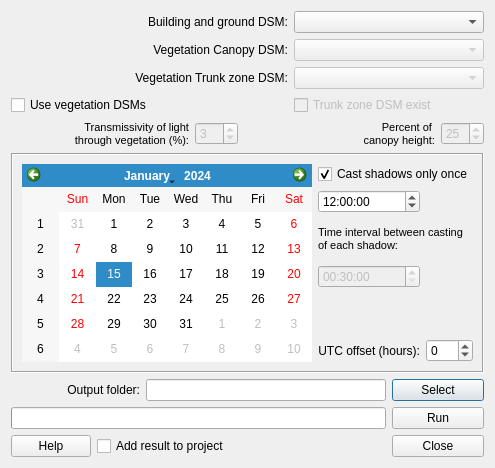
<?xml version="1.0" encoding="UTF-8"?>
<ui version="4.0">
 <class>ShadowGeneratorDialogBase</class>
 <widget class="QDialog" name="ShadowGeneratorDialogBase">
  <property name="enabled">
   <bool>true</bool>
  </property>
  <property name="geometry">
   <rect>
    <x>0</x>
    <y>0</y>
    <width>495</width>
    <height>468</height>
   </rect>
  </property>
  <property name="windowTitle">
   <string>Shadow Generator</string>
  </property>
  <property name="whatsThis">
   <string/>
  </property>
  <layout class="QGridLayout" name="gridLayout_2">
   <item row="0" column="0" colspan="5">
    <widget class="QLabel" name="label">
     <property name="text">
      <string>Building and ground DSM:</string>
     </property>
     <property name="alignment">
      <set>Qt::AlignRight|Qt::AlignTrailing|Qt::AlignVCenter</set>
     </property>
    </widget>
   </item>
   <item row="0" column="5" colspan="4">
    <widget class="QComboBox" name="comboBox_dsm">
     <property name="enabled">
      <bool>true</bool>
     </property>
     <property name="toolTip">
      <string>A raster Digital surface Model consisting of ground and building heights</string>
     </property>
     <property name="whatsThis">
      <string>A raster Digital surface Model consisting of ground and building heights</string>
     </property>
    </widget>
   </item>
   <item row="1" column="0" colspan="5">
    <widget class="QLabel" name="label_2">
     <property name="text">
      <string>Vegetation Canopy DSM:</string>
     </property>
     <property name="alignment">
      <set>Qt::AlignRight|Qt::AlignTrailing|Qt::AlignVCenter</set>
     </property>
    </widget>
   </item>
   <item row="1" column="5" colspan="4">
    <widget class="QComboBox" name="comboBox_vegdsm">
     <property name="enabled">
      <bool>false</bool>
     </property>
     <property name="toolTip">
      <string>A raster grid consisting of heights of vegetation above ground. Should have same spatial extent and resolution as Building and Ground DSM</string>
     </property>
    </widget>
   </item>
   <item row="2" column="0" colspan="5">
    <widget class="QLabel" name="label_3">
     <property name="text">
      <string>Vegetation Trunk zone DSM:</string>
     </property>
     <property name="alignment">
      <set>Qt::AlignRight|Qt::AlignTrailing|Qt::AlignVCenter</set>
     </property>
    </widget>
   </item>
   <item row="2" column="5" colspan="4">
    <widget class="QComboBox" name="comboBox_vegdsm2">
     <property name="enabled">
      <bool>false</bool>
     </property>
     <property name="toolTip">
      <string>A raster grid consisting of heights of trunk zone (bottom of canopy) above ground. Should have same spatial extent and resolution as Building and Ground DSM</string>
     </property>
    </widget>
   </item>
   <item row="3" column="0" colspan="4">
    <widget class="QCheckBox" name="checkBoxUseVeg">
     <property name="enabled">
      <bool>true</bool>
     </property>
     <property name="text">
      <string>Use vegetation DSMs</string>
     </property>
    </widget>
   </item>
   <item row="4" column="0" colspan="3">
    <widget class="QLabel" name="label_8">
     <property name="text">
      <string>&lt;!DOCTYPE HTML PUBLIC &quot;-//W3C//DTD HTML 4.0//EN&quot; &quot;http://www.w3.org/TR/REC-html40/strict.dtd&quot;&gt;
&lt;html&gt;&lt;head&gt;&lt;meta name=&quot;qrichtext&quot; content=&quot;1&quot; /&gt;&lt;style type=&quot;text/css&quot;&gt;
p, li { white-space: pre-wrap; }
&lt;/style&gt;&lt;/head&gt;&lt;body style=&quot; font-family:'MS Shell Dlg 2'; font-size:8.25pt; font-weight:400; font-style:normal;&quot;&gt;
&lt;p style=&quot; margin-top:0px; margin-bottom:0px; margin-left:0px; margin-right:0px; -qt-block-indent:0; text-indent:0px;&quot;&gt;&lt;span style=&quot; font-size:8pt;&quot;&gt;Transmissivity of light&lt;/span&gt;&lt;/p&gt;
&lt;p style=&quot; margin-top:0px; margin-bottom:0px; margin-left:0px; margin-right:0px; -qt-block-indent:0; text-indent:0px;&quot;&gt;&lt;span style=&quot; font-size:8pt;&quot;&gt;through vegetation (%):&lt;/span&gt;&lt;/p&gt;&lt;/body&gt;&lt;/html&gt;</string>
     </property>
     <property name="alignment">
      <set>Qt::AlignRight|Qt::AlignTrailing|Qt::AlignVCenter</set>
     </property>
    </widget>
   </item>
   <item row="4" column="6" colspan="2">
    <widget class="QLabel" name="label_5">
     <property name="text">
      <string>&lt;!DOCTYPE HTML PUBLIC &quot;-//W3C//DTD HTML 4.0//EN&quot; &quot;http://www.w3.org/TR/REC-html40/strict.dtd&quot;&gt;
&lt;html&gt;&lt;head&gt;&lt;meta name=&quot;qrichtext&quot; content=&quot;1&quot; /&gt;&lt;style type=&quot;text/css&quot;&gt;
p, li { white-space: pre-wrap; }
&lt;/style&gt;&lt;/head&gt;&lt;body style=&quot; font-family:'MS Shell Dlg 2'; font-size:8.25pt; font-weight:400; font-style:normal;&quot;&gt;
&lt;p style=&quot; margin-top:0px; margin-bottom:0px; margin-left:0px; margin-right:0px; -qt-block-indent:0; text-indent:0px;&quot;&gt;&lt;span style=&quot; font-size:8pt;&quot;&gt;Percent of &lt;/span&gt;&lt;/p&gt;
&lt;p style=&quot; margin-top:0px; margin-bottom:0px; margin-left:0px; margin-right:0px; -qt-block-indent:0; text-indent:0px;&quot;&gt;&lt;span style=&quot; font-size:8pt;&quot;&gt;canopy height:&lt;/span&gt;&lt;/p&gt;&lt;/body&gt;&lt;/html&gt;</string>
     </property>
     <property name="alignment">
      <set>Qt::AlignRight|Qt::AlignTrailing|Qt::AlignVCenter</set>
     </property>
    </widget>
   </item>
   <item row="4" column="8">
    <widget class="QSpinBox" name="spinBoxTrunkHeight">
     <property name="enabled">
      <bool>false</bool>
     </property>
     <property name="value">
      <number>25</number>
     </property>
    </widget>
   </item>
   <item row="5" column="0" colspan="9">
    <widget class="QFrame" name="frame">
     <property name="frameShape">
      <enum>QFrame::Box</enum>
     </property>
     <property name="frameShadow">
      <enum>QFrame::Sunken</enum>
     </property>
     <layout class="QGridLayout" name="gridLayout">
      <item row="1" column="1">
       <widget class="QTimeEdit" name="timeEdit">
        <property name="enabled">
         <bool>true</bool>
        </property>
        <property name="time">
         <time>
          <hour>12</hour>
          <minute>0</minute>
          <second>0</second>
         </time>
        </property>
        <property name="displayFormat">
         <string>HH:mm:ss</string>
        </property>
       </widget>
      </item>
      <item row="0" column="1" colspan="2">
       <widget class="QCheckBox" name="shadowCheckBox">
        <property name="text">
         <string>Cast shadows only once</string>
        </property>
        <property name="checked">
         <bool>true</bool>
        </property>
       </widget>
      </item>
      <item row="5" column="1">
       <widget class="QLabel" name="label_7">
        <property name="text">
         <string>UTC offset (hours):</string>
        </property>
        <property name="alignment">
         <set>Qt::AlignRight|Qt::AlignTrailing|Qt::AlignVCenter</set>
        </property>
       </widget>
      </item>
      <item row="5" column="2">
       <widget class="QSpinBox" name="spinBoxUTC">
        <property name="enabled">
         <bool>true</bool>
        </property>
        <property name="toolTip">
         <string>Negative values for time zones west of UTC and vise versa (e.g. CET = 1)</string>
        </property>
        <property name="minimum">
         <number>-12</number>
        </property>
        <property name="maximum">
         <number>12</number>
        </property>
        <property name="value">
         <number>0</number>
        </property>
       </widget>
      </item>
      <item row="2" column="1" colspan="2">
       <widget class="QLabel" name="label_6">
        <property name="text">
         <string>&lt;!DOCTYPE HTML PUBLIC &quot;-//W3C//DTD HTML 4.0//EN&quot; &quot;http://www.w3.org/TR/REC-html40/strict.dtd&quot;&gt;
&lt;html&gt;&lt;head&gt;&lt;meta name=&quot;qrichtext&quot; content=&quot;1&quot; /&gt;&lt;style type=&quot;text/css&quot;&gt;
p, li { white-space: pre-wrap; }
&lt;/style&gt;&lt;/head&gt;&lt;body style=&quot; font-family:'MS Shell Dlg 2'; font-size:8pt; font-weight:400; font-style:normal;&quot;&gt;
&lt;p style=&quot; margin-top:0px; margin-bottom:0px; margin-left:0px; margin-right:0px; -qt-block-indent:0; text-indent:0px;&quot;&gt;Time interval between casting &lt;/p&gt;
&lt;p style=&quot; margin-top:0px; margin-bottom:0px; margin-left:0px; margin-right:0px; -qt-block-indent:0; text-indent:0px;&quot;&gt;of each shadow:&lt;/p&gt;&lt;/body&gt;&lt;/html&gt;</string>
        </property>
        <property name="wordWrap">
         <bool>true</bool>
        </property>
       </widget>
      </item>
      <item row="0" column="0" rowspan="6">
       <widget class="QCalendarWidget" name="calendarWidget">
        <property name="locale">
         <locale language="English" country="UnitedStates"/>
        </property>
       </widget>
      </item>
      <item row="3" column="1">
       <widget class="QTimeEdit" name="intervalTimeEdit">
        <property name="enabled">
         <bool>false</bool>
        </property>
        <property name="time">
         <time>
          <hour>0</hour>
          <minute>30</minute>
          <second>0</second>
         </time>
        </property>
        <property name="displayFormat">
         <string>HH:mm:ss</string>
        </property>
       </widget>
      </item>
     </layout>
    </widget>
   </item>
   <item row="6" column="0" colspan="2">
    <widget class="QLabel" name="label_4">
     <property name="text">
      <string>Output folder:</string>
     </property>
     <property name="alignment">
      <set>Qt::AlignRight|Qt::AlignTrailing|Qt::AlignVCenter</set>
     </property>
    </widget>
   </item>
   <item row="6" column="2" colspan="5">
    <widget class="QLineEdit" name="textOutput"/>
   </item>
   <item row="6" column="7" colspan="2">
    <widget class="QPushButton" name="pushButtonSave">
     <property name="text">
      <string>Select</string>
     </property>
    </widget>
   </item>
   <item row="7" column="0" colspan="7">
    <widget class="QProgressBar" name="progressBar">
     <property name="value">
      <number>0</number>
     </property>
     <property name="textVisible">
      <bool>false</bool>
     </property>
    </widget>
   </item>
   <item row="7" column="7" colspan="2">
    <widget class="QPushButton" name="runButton">
     <property name="cursor">
      <cursorShape>ArrowCursor</cursorShape>
     </property>
     <property name="text">
      <string>Run</string>
     </property>
    </widget>
   </item>
   <item row="8" column="0">
    <widget class="QPushButton" name="pushButtonHelp">
     <property name="text">
      <string>Help</string>
     </property>
    </widget>
   </item>
   <item row="8" column="1" colspan="6">
    <widget class="QCheckBox" name="checkBoxIntoCanvas">
     <property name="enabled">
      <bool>true</bool>
     </property>
     <property name="text">
      <string>Add result to project</string>
     </property>
    </widget>
   </item>
   <item row="8" column="7" colspan="2">
    <widget class="QPushButton" name="pushButton">
     <property name="text">
      <string>Close</string>
     </property>
    </widget>
   </item>
   <item row="3" column="5" colspan="4">
    <widget class="QCheckBox" name="checkBoxTrunkExist">
     <property name="enabled">
      <bool>false</bool>
     </property>
     <property name="text">
      <string>Trunk zone DSM exist</string>
     </property>
    </widget>
   </item>
   <item row="4" column="3">
    <widget class="QSpinBox" name="spinBoxTrans">
     <property name="enabled">
      <bool>false</bool>
     </property>
     <property name="value">
      <number>3</number>
     </property>
    </widget>
   </item>
  </layout>
 </widget>
 <resources/>
 <connections>
  <connection>
   <sender>checkBoxUseVeg</sender>
   <signal>toggled(bool)</signal>
   <receiver>comboBox_vegdsm</receiver>
   <slot>setEnabled(bool)</slot>
   <hints>
    <hint type="sourcelabel">
     <x>48</x>
     <y>104</y>
    </hint>
    <hint type="destinationlabel">
     <x>472</x>
     <y>54</y>
    </hint>
   </hints>
  </connection>
  <connection>
   <sender>checkBoxTrunkExist</sender>
   <signal>toggled(bool)</signal>
   <receiver>comboBox_vegdsm2</receiver>
   <slot>setEnabled(bool)</slot>
   <hints>
    <hint type="sourcelabel">
     <x>485</x>
     <y>104</y>
    </hint>
    <hint type="destinationlabel">
     <x>485</x>
     <y>80</y>
    </hint>
   </hints>
  </connection>
  <connection>
   <sender>checkBoxUseVeg</sender>
   <signal>toggled(bool)</signal>
   <receiver>checkBoxTrunkExist</receiver>
   <slot>setEnabled(bool)</slot>
   <hints>
    <hint type="sourcelabel">
     <x>144</x>
     <y>104</y>
    </hint>
    <hint type="destinationlabel">
     <x>485</x>
     <y>104</y>
    </hint>
   </hints>
  </connection>
  <connection>
   <sender>checkBoxUseVeg</sender>
   <signal>toggled(bool)</signal>
   <receiver>spinBoxTrunkHeight</receiver>
   <slot>setEnabled(bool)</slot>
   <hints>
    <hint type="sourcelabel">
     <x>78</x>
     <y>104</y>
    </hint>
    <hint type="destinationlabel">
     <x>485</x>
     <y>133</y>
    </hint>
   </hints>
  </connection>
  <connection>
   <sender>checkBoxTrunkExist</sender>
   <signal>toggled(bool)</signal>
   <receiver>spinBoxTrunkHeight</receiver>
   <slot>setDisabled(bool)</slot>
   <hints>
    <hint type="sourcelabel">
     <x>485</x>
     <y>104</y>
    </hint>
    <hint type="destinationlabel">
     <x>485</x>
     <y>133</y>
    </hint>
   </hints>
  </connection>
  <connection>
   <sender>pushButton</sender>
   <signal>clicked()</signal>
   <receiver>ShadowGeneratorDialogBase</receiver>
   <slot>accept()</slot>
   <hints>
    <hint type="sourcelabel">
     <x>485</x>
     <y>458</y>
    </hint>
    <hint type="destinationlabel">
     <x>345</x>
     <y>331</y>
    </hint>
   </hints>
  </connection>
  <connection>
   <sender>shadowCheckBox</sender>
   <signal>toggled(bool)</signal>
   <receiver>intervalTimeEdit</receiver>
   <slot>setDisabled(bool)</slot>
   <hints>
    <hint type="sourcelabel">
     <x>475</x>
     <y>170</y>
    </hint>
    <hint type="destinationlabel">
     <x>423</x>
     <y>329</y>
    </hint>
   </hints>
  </connection>
  <connection>
   <sender>checkBoxUseVeg</sender>
   <signal>toggled(bool)</signal>
   <receiver>spinBoxTrans</receiver>
   <slot>setEnabled(bool)</slot>
   <hints>
    <hint type="sourcelabel">
     <x>22</x>
     <y>104</y>
    </hint>
    <hint type="destinationlabel">
     <x>334</x>
     <y>133</y>
    </hint>
   </hints>
  </connection>
 </connections>
 <slots>
  <slot>changelayer()</slot>
  <slot>saveRasterFileName()</slot>
 </slots>
</ui>
